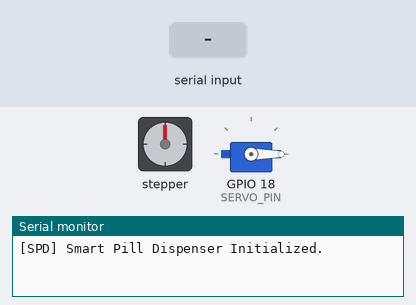
This sketch was run on a simulated ESP32. Shown: stepper motor, servo, the last lines printed to the serial monitor. Wiring (inferred from the names in the program): stepper motor driver (200 steps per turn assumed): step GPIO 19; direction GPIO 21. The inputs (shaded band) are chosen by the test bench.

Above: at 1.2 s.
1.3 s: "D" received over Serial
At 2.5 s:
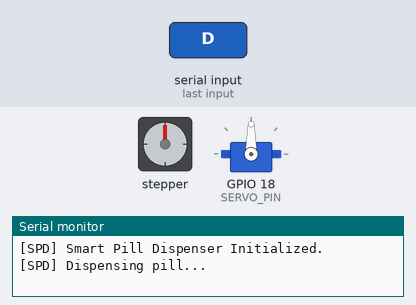
Timing chart, 0 to 4.3 s (numbered marks = the images above; inputs shaded):
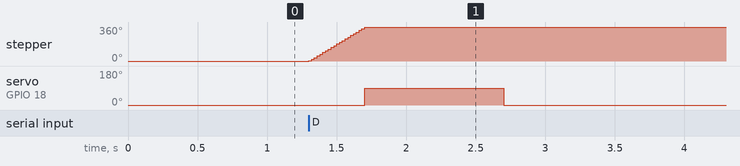

Measured:
- after the input at 1.3 s, stepper: turns 360° clockwise in 0.40 s, starting at once; servo on GPIO 18 (SERVO_PIN): 0° → 90° after 0.40 s, → 0° 1.0 s later

The sketch:

spd_controller.ino
```cpp
/*
 * PROJECT SERENA - Smart Pill Dispenser (SPD)
 * Microcontroller: ESP32
 * Actuation: Stepper Motor (Carousel) + Servo Motor (Gate)
 */

#include <ESP32Servo.h>

#define SERVO_PIN 18
#define STEP_PIN 19
#define DIR_PIN 21

Servo gateServo;

void setup() {
  Serial.begin(115200);
  pinMode(STEP_PIN, OUTPUT);
  pinMode(DIR_PIN, OUTPUT);

  gateServo.attach(SERVO_PIN);
  gateServo.write(0); // Close gate by default

  Serial.println("[SPD] Smart Pill Dispenser Initialized.");
}

void rotateCarousel(int steps) {
  digitalWrite(DIR_PIN, HIGH);
  for(int x = 0; x < steps; x++) {
    digitalWrite(STEP_PIN, HIGH);
    delayMicroseconds(1000);
    digitalWrite(STEP_PIN, LOW);
    delayMicroseconds(1000);
  }
}

void dispensePill() {
  Serial.println("[SPD] Dispensing pill...");
  gateServo.write(90); // Open gate
  delay(1000);
  gateServo.write(0);  // Close gate
}

void loop() {
  // Receives scheduled signals from Firebase / Central controller
  if (Serial.available() > 0) {
    char cmd = Serial.read();
    if (cmd == 'D') { // Trigger Dispense
      rotateCarousel(200); // Rotate bin
      dispensePill();
    }
  }
}
```
